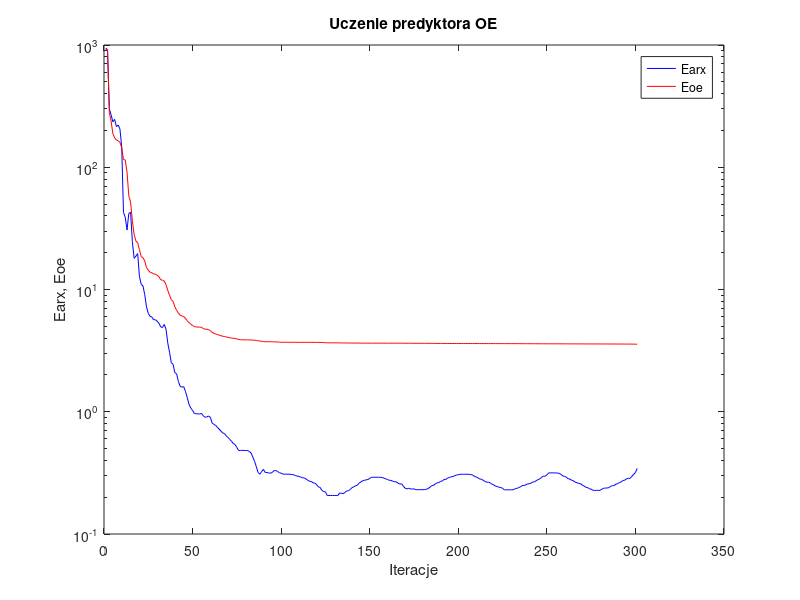
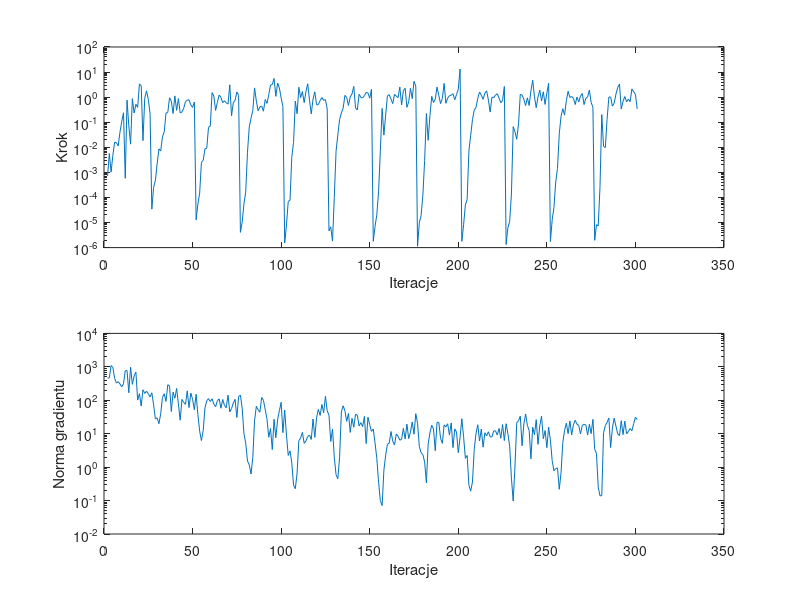

Write MATLAB code to recreate these figures, in order.
%uczenie predyktora oe
clear all;
n=0; farx(n+1)=9.462255e+002; foe(n+1)=9.296757e+002; wspucz(n+1)=0.000000e+000; ng(n+1)=0.000000e+000;
%odnowa zmiennej metryki
n=1; farx(n+1)=9.130839e+002; foe(n+1)=8.964626e+002; krok(n+1)=7.138862e-004; ng(n+1)=4.664972e+002;
n=2; farx(n+1)=3.021710e+002; foe(n+1)=2.805076e+002; krok(n+1)=5.608324e-003; ng(n+1)=4.641804e+002;
n=3; farx(n+1)=2.687490e+002; foe(n+1)=2.383362e+002; krok(n+1)=1.024167e-003; ng(n+1)=1.095038e+003;
n=4; farx(n+1)=2.352310e+002; foe(n+1)=1.882680e+002; krok(n+1)=4.795168e-003; ng(n+1)=9.654382e+002;
n=5; farx(n+1)=2.464694e+002; foe(n+1)=1.740054e+002; krok(n+1)=1.605804e-002; ng(n+1)=4.560030e+002;
n=6; farx(n+1)=2.151287e+002; foe(n+1)=1.672397e+002; krok(n+1)=1.532510e-002; ng(n+1)=3.271909e+002;
n=7; farx(n+1)=2.214377e+002; foe(n+1)=1.647806e+002; krok(n+1)=1.132561e-002; ng(n+1)=3.601342e+002;
n=8; farx(n+1)=2.054823e+002; foe(n+1)=1.600600e+002; krok(n+1)=3.950757e-002; ng(n+1)=3.100250e+002;
n=9; farx(n+1)=1.462415e+002; foe(n+1)=1.443630e+002; krok(n+1)=1.064606e-001; ng(n+1)=2.521436e+002;
n=10; farx(n+1)=4.265098e+001; foe(n+1)=1.155280e+002; krok(n+1)=2.382113e-001; ng(n+1)=3.108799e+002;
n=11; farx(n+1)=3.900593e+001; foe(n+1)=1.148735e+002; krok(n+1)=5.795022e-004; ng(n+1)=7.644965e+002;
n=12; farx(n+1)=3.064686e+001; foe(n+1)=9.109661e+001; krok(n+1)=7.612154e-001; ng(n+1)=7.742573e+002;
n=13; farx(n+1)=4.192043e+001; foe(n+1)=5.825348e+001; krok(n+1)=7.157273e-002; ng(n+1)=1.680393e+002;
n=14; farx(n+1)=4.291402e+001; foe(n+1)=5.190530e+001; krok(n+1)=1.333847e-002; ng(n+1)=9.781729e+002;
n=15; farx(n+1)=2.466005e+001; foe(n+1)=3.660920e+001; krok(n+1)=8.704303e-001; ng(n+1)=2.993335e+002;
n=16; farx(n+1)=1.798873e+001; foe(n+1)=2.818249e+001; krok(n+1)=2.320583e-001; ng(n+1)=5.348375e+002;
n=17; farx(n+1)=1.873199e+001; foe(n+1)=2.493863e+001; krok(n+1)=5.168655e-001; ng(n+1)=6.970919e+002;
n=18; farx(n+1)=1.969601e+001; foe(n+1)=2.415020e+001; krok(n+1)=3.923690e-001; ng(n+1)=1.010283e+002;
n=19; farx(n+1)=1.283086e+001; foe(n+1)=2.115429e+001; krok(n+1)=3.368042e+000; ng(n+1)=1.575861e+002;
n=20; farx(n+1)=1.099770e+001; foe(n+1)=1.856923e+001; krok(n+1)=2.840668e+000; ng(n+1)=6.708518e+001;
n=21; farx(n+1)=1.070489e+001; foe(n+1)=1.821772e+001; krok(n+1)=1.843937e-002; ng(n+1)=2.061887e+002;
n=22; farx(n+1)=9.072018e+000; foe(n+1)=1.709647e+001; krok(n+1)=9.112329e-001; ng(n+1)=1.606196e+002;
n=23; farx(n+1)=7.196854e+000; foe(n+1)=1.509661e+001; krok(n+1)=1.780805e+000; ng(n+1)=1.870155e+002;
n=24; farx(n+1)=6.383320e+000; foe(n+1)=1.436593e+001; krok(n+1)=8.198208e-001; ng(n+1)=1.581724e+002;
n=25; farx(n+1)=6.027696e+000; foe(n+1)=1.384090e+001; krok(n+1)=2.192961e-001; ng(n+1)=1.249070e+002;
%odnowa zmiennej metryki
n=26; farx(n+1)=5.955708e+000; foe(n+1)=1.370061e+001; krok(n+1)=3.415827e-005; ng(n+1)=1.669392e+002;
n=27; farx(n+1)=5.658746e+000; foe(n+1)=1.340642e+001; krok(n+1)=2.522883e-004; ng(n+1)=7.296740e+001;
n=28; farx(n+1)=5.663501e+000; foe(n+1)=1.335357e+001; krok(n+1)=4.723973e-004; ng(n+1)=2.769571e+001;
n=29; farx(n+1)=5.500143e+000; foe(n+1)=1.306871e+001; krok(n+1)=2.187783e-003; ng(n+1)=2.979147e+001;
n=30; farx(n+1)=5.301007e+000; foe(n+1)=1.273666e+001; krok(n+1)=8.625805e-003; ng(n+1)=1.994398e+001;
n=31; farx(n+1)=4.952188e+000; foe(n+1)=1.200043e+001; krok(n+1)=7.144846e-003; ng(n+1)=3.928610e+001;
n=32; farx(n+1)=4.882722e+000; foe(n+1)=1.193530e+001; krok(n+1)=2.617232e-002; ng(n+1)=1.216538e+002;
n=33; farx(n+1)=5.177426e+000; foe(n+1)=1.172672e+001; krok(n+1)=4.165943e-002; ng(n+1)=1.566214e+002;
n=34; farx(n+1)=4.738243e+000; foe(n+1)=1.096421e+001; krok(n+1)=2.317569e-001; ng(n+1)=9.270302e+001;
n=35; farx(n+1)=3.647553e+000; foe(n+1)=9.833553e+000; krok(n+1)=2.431780e-001; ng(n+1)=2.908193e+002;
n=36; farx(n+1)=3.066941e+000; foe(n+1)=8.980937e+000; krok(n+1)=9.453922e-001; ng(n+1)=2.656636e+002;
n=37; farx(n+1)=2.511087e+000; foe(n+1)=8.247666e+000; krok(n+1)=6.871474e-001; ng(n+1)=4.613348e+001;
n=38; farx(n+1)=2.446599e+000; foe(n+1)=7.997682e+000; krok(n+1)=2.230612e-001; ng(n+1)=1.748862e+002;
n=39; farx(n+1)=2.087577e+000; foe(n+1)=7.220132e+000; krok(n+1)=1.119298e+000; ng(n+1)=1.150737e+002;
n=40; farx(n+1)=2.043172e+000; foe(n+1)=6.745400e+000; krok(n+1)=2.960535e-001; ng(n+1)=2.254430e+002;
n=41; farx(n+1)=1.767093e+000; foe(n+1)=6.412942e+000; krok(n+1)=8.745143e-001; ng(n+1)=7.824275e+001;
n=42; farx(n+1)=1.614006e+000; foe(n+1)=6.163670e+000; krok(n+1)=2.357265e-001; ng(n+1)=2.536827e+001;
n=43; farx(n+1)=1.589046e+000; foe(n+1)=6.083573e+000; krok(n+1)=2.557116e-001; ng(n+1)=1.061471e+002;
n=44; farx(n+1)=1.604444e+000; foe(n+1)=6.000445e+000; krok(n+1)=3.589327e-001; ng(n+1)=8.608514e+001;
n=45; farx(n+1)=1.465923e+000; foe(n+1)=5.809823e+000; krok(n+1)=6.656880e-001; ng(n+1)=7.556666e+001;
n=46; farx(n+1)=1.304104e+000; foe(n+1)=5.550593e+000; krok(n+1)=7.525275e-001; ng(n+1)=1.912534e+002;
n=47; farx(n+1)=1.149960e+000; foe(n+1)=5.350137e+000; krok(n+1)=7.847380e-001; ng(n+1)=6.052439e+001;
n=48; farx(n+1)=1.070717e+000; foe(n+1)=5.201470e+000; krok(n+1)=4.862877e-001; ng(n+1)=1.645643e+002;
n=49; farx(n+1)=1.024513e+000; foe(n+1)=5.082964e+000; krok(n+1)=3.891962e-001; ng(n+1)=1.077334e+002;
n=50; farx(n+1)=9.697362e-001; foe(n+1)=4.978085e+000; krok(n+1)=6.404647e-001; ng(n+1)=5.188819e+001;
%odnowa zmiennej metryki
n=51; farx(n+1)=9.622103e-001; foe(n+1)=4.940468e+000; krok(n+1)=1.290355e-005; ng(n+1)=1.513586e+002;
n=52; farx(n+1)=9.622931e-001; foe(n+1)=4.926268e+000; krok(n+1)=5.493831e-005; ng(n+1)=3.737637e+001;
n=53; farx(n+1)=9.574960e-001; foe(n+1)=4.923410e+000; krok(n+1)=1.500405e-004; ng(n+1)=1.191433e+001;
n=54; farx(n+1)=9.692999e-001; foe(n+1)=4.906877e+000; krok(n+1)=2.511123e-003; ng(n+1)=6.230738e+000;
n=55; farx(n+1)=9.286997e-001; foe(n+1)=4.800850e+000; krok(n+1)=3.036370e-003; ng(n+1)=1.257857e+001;
n=56; farx(n+1)=9.007211e-001; foe(n+1)=4.736578e+000; krok(n+1)=8.625805e-003; ng(n+1)=5.975202e+001;
n=57; farx(n+1)=9.067819e-001; foe(n+1)=4.733560e+000; krok(n+1)=9.127324e-003; ng(n+1)=9.626864e+001;
n=58; farx(n+1)=9.227198e-001; foe(n+1)=4.703001e+000; krok(n+1)=6.247411e-002; ng(n+1)=1.119944e+002;
n=59; farx(n+1)=9.028968e-001; foe(n+1)=4.608292e+000; krok(n+1)=6.995615e-002; ng(n+1)=9.166452e+001;
n=60; farx(n+1)=8.103362e-001; foe(n+1)=4.469955e+000; krok(n+1)=1.514306e+000; ng(n+1)=1.104460e+002;
n=61; farx(n+1)=7.882608e-001; foe(n+1)=4.385337e+000; krok(n+1)=1.096368e+000; ng(n+1)=7.693803e+001;
n=62; farx(n+1)=7.733264e-001; foe(n+1)=4.327994e+000; krok(n+1)=2.957090e-001; ng(n+1)=6.372316e+001;
n=63; farx(n+1)=7.465870e-001; foe(n+1)=4.288264e+000; krok(n+1)=6.160336e-001; ng(n+1)=9.697813e+001;
n=64; farx(n+1)=7.217409e-001; foe(n+1)=4.231597e+000; krok(n+1)=1.208217e+000; ng(n+1)=1.100730e+002;
n=65; farx(n+1)=6.951957e-001; foe(n+1)=4.185989e+000; krok(n+1)=9.846165e-001; ng(n+1)=5.779439e+001;
n=66; farx(n+1)=6.713137e-001; foe(n+1)=4.147987e+000; krok(n+1)=6.002260e-001; ng(n+1)=1.058323e+002;
n=67; farx(n+1)=6.634490e-001; foe(n+1)=4.126658e+000; krok(n+1)=7.178655e-001; ng(n+1)=7.081645e+001;
n=68; farx(n+1)=6.347655e-001; foe(n+1)=4.089440e+000; krok(n+1)=5.976464e-001; ng(n+1)=5.953543e+001;
n=69; farx(n+1)=6.167700e-001; foe(n+1)=4.065622e+000; krok(n+1)=5.271762e-001; ng(n+1)=1.418690e+002;
n=70; farx(n+1)=5.945313e-001; foe(n+1)=4.026713e+000; krok(n+1)=3.105418e+000; ng(n+1)=4.518421e+001;
n=71; farx(n+1)=5.731366e-001; foe(n+1)=4.005367e+000; krok(n+1)=1.803622e-001; ng(n+1)=5.625352e+001;
n=72; farx(n+1)=5.493663e-001; foe(n+1)=3.989046e+000; krok(n+1)=6.039386e-001; ng(n+1)=8.328462e+001;
n=73; farx(n+1)=5.404287e-001; foe(n+1)=3.973398e+000; krok(n+1)=7.461552e-001; ng(n+1)=1.062527e+002;
n=74; farx(n+1)=5.094481e-001; foe(n+1)=3.941333e+000; krok(n+1)=1.608607e+000; ng(n+1)=3.045611e+001;
n=75; farx(n+1)=4.822021e-001; foe(n+1)=3.900781e+000; krok(n+1)=1.180120e+000; ng(n+1)=1.291977e+002;
%odnowa zmiennej metryki
n=76; farx(n+1)=4.821924e-001; foe(n+1)=3.887679e+000; krok(n+1)=4.053211e-006; ng(n+1)=1.424849e+002;
n=77; farx(n+1)=4.843509e-001; foe(n+1)=3.877531e+000; krok(n+1)=1.029831e-005; ng(n+1)=5.815433e+001;
n=78; farx(n+1)=4.822712e-001; foe(n+1)=3.876457e+000; krok(n+1)=5.618497e-005; ng(n+1)=1.002615e+001;
n=79; farx(n+1)=4.814859e-001; foe(n+1)=3.875834e+000; krok(n+1)=1.625215e-004; ng(n+1)=5.288580e+000;
n=80; farx(n+1)=4.820525e-001; foe(n+1)=3.873450e+000; krok(n+1)=6.390530e-003; ng(n+1)=1.520784e+000;
n=81; farx(n+1)=4.730573e-001; foe(n+1)=3.871205e+000; krok(n+1)=6.503090e-002; ng(n+1)=1.175769e+000;
n=82; farx(n+1)=4.606266e-001; foe(n+1)=3.865904e+000; krok(n+1)=1.428513e-001; ng(n+1)=6.222071e-001;
n=83; farx(n+1)=4.267513e-001; foe(n+1)=3.855501e+000; krok(n+1)=2.928871e-001; ng(n+1)=1.958253e+000;
n=84; farx(n+1)=3.930425e-001; foe(n+1)=3.846060e+000; krok(n+1)=2.336873e+000; ng(n+1)=2.533208e+001;
n=85; farx(n+1)=3.551884e-001; foe(n+1)=3.827463e+000; krok(n+1)=7.021280e-001; ng(n+1)=6.607766e+001;
n=86; farx(n+1)=3.178104e-001; foe(n+1)=3.806634e+000; krok(n+1)=2.863617e-001; ng(n+1)=5.240864e+001;
n=87; farx(n+1)=3.084073e-001; foe(n+1)=3.792129e+000; krok(n+1)=4.104871e-001; ng(n+1)=4.401835e+001;
n=88; farx(n+1)=3.250226e-001; foe(n+1)=3.764576e+000; krok(n+1)=4.406235e-001; ng(n+1)=1.210634e+002;
n=89; farx(n+1)=3.374631e-001; foe(n+1)=3.751467e+000; krok(n+1)=2.745822e-001; ng(n+1)=1.002994e+002;
n=90; farx(n+1)=3.187894e-001; foe(n+1)=3.741464e+000; krok(n+1)=8.027177e-001; ng(n+1)=5.312636e+001;
n=91; farx(n+1)=3.181058e-001; foe(n+1)=3.739039e+000; krok(n+1)=5.600723e-001; ng(n+1)=2.790909e+001;
n=92; farx(n+1)=3.157878e-001; foe(n+1)=3.738528e+000; krok(n+1)=1.244898e+000; ng(n+1)=7.840872e+000;
n=93; farx(n+1)=3.144123e-001; foe(n+1)=3.737764e+000; krok(n+1)=3.044862e+000; ng(n+1)=1.426102e+001;
n=94; farx(n+1)=3.189339e-001; foe(n+1)=3.736482e+000; krok(n+1)=3.182995e+000; ng(n+1)=3.356063e+000;
n=95; farx(n+1)=3.300217e-001; foe(n+1)=3.730625e+000; krok(n+1)=5.576481e+000; ng(n+1)=2.704996e+001;
n=96; farx(n+1)=3.301349e-001; foe(n+1)=3.727722e+000; krok(n+1)=1.077887e+000; ng(n+1)=7.582161e+000;
n=97; farx(n+1)=3.249031e-001; foe(n+1)=3.721169e+000; krok(n+1)=3.644931e+000; ng(n+1)=2.633316e+001;
n=98; farx(n+1)=3.171939e-001; foe(n+1)=3.708507e+000; krok(n+1)=2.311700e+000; ng(n+1)=4.849881e+001;
n=99; farx(n+1)=3.144641e-001; foe(n+1)=3.702306e+000; krok(n+1)=9.372047e-001; ng(n+1)=8.687078e+001;
n=100; farx(n+1)=3.089348e-001; foe(n+1)=3.700422e+000; krok(n+1)=4.228884e-001; ng(n+1)=1.074982e+001;
%odnowa zmiennej metryki
n=101; farx(n+1)=3.088738e-001; foe(n+1)=3.699876e+000; krok(n+1)=1.517571e-006; ng(n+1)=5.076773e+001;
n=102; farx(n+1)=3.085739e-001; foe(n+1)=3.699752e+000; krok(n+1)=7.829941e-006; ng(n+1)=9.089110e+000;
n=103; farx(n+1)=3.082447e-001; foe(n+1)=3.699683e+000; krok(n+1)=6.975159e-005; ng(n+1)=2.245674e+000;
n=104; farx(n+1)=3.081084e-001; foe(n+1)=3.699579e+000; krok(n+1)=7.616673e-005; ng(n+1)=3.061244e+000;
n=105; farx(n+1)=3.067367e-001; foe(n+1)=3.698234e+000; krok(n+1)=3.973596e-003; ng(n+1)=1.348638e+000;
n=106; farx(n+1)=3.053747e-001; foe(n+1)=3.698082e+000; krok(n+1)=1.576669e-002; ng(n+1)=2.912325e-001;
n=107; farx(n+1)=3.010636e-001; foe(n+1)=3.697884e+000; krok(n+1)=6.912919e-001; ng(n+1)=2.266188e-001;
n=108; farx(n+1)=2.977681e-001; foe(n+1)=3.697708e+000; krok(n+1)=2.167565e-001; ng(n+1)=6.649533e-001;
n=109; farx(n+1)=2.961339e-001; foe(n+1)=3.697629e+000; krok(n+1)=2.479010e+000; ng(n+1)=6.235622e+000;
n=110; farx(n+1)=2.923625e-001; foe(n+1)=3.697553e+000; krok(n+1)=9.576737e-001; ng(n+1)=7.413331e+000;
n=111; farx(n+1)=2.879611e-001; foe(n+1)=3.697432e+000; krok(n+1)=1.675437e+000; ng(n+1)=1.094432e+001;
n=112; farx(n+1)=2.879849e-001; foe(n+1)=3.697354e+000; krok(n+1)=6.019322e-001; ng(n+1)=5.148285e+000;
n=113; farx(n+1)=2.822015e-001; foe(n+1)=3.697132e+000; krok(n+1)=1.675028e+000; ng(n+1)=6.094981e+000;
n=114; farx(n+1)=2.753019e-001; foe(n+1)=3.696766e+000; krok(n+1)=3.414648e+000; ng(n+1)=8.233794e+000;
n=115; farx(n+1)=2.700603e-001; foe(n+1)=3.696503e+000; krok(n+1)=7.525649e-001; ng(n+1)=9.096986e+000;
n=116; farx(n+1)=2.689317e-001; foe(n+1)=3.696235e+000; krok(n+1)=2.152723e-001; ng(n+1)=6.727090e+000;
n=117; farx(n+1)=2.623956e-001; foe(n+1)=3.695527e+000; krok(n+1)=8.377756e-001; ng(n+1)=2.754263e+001;
n=118; farx(n+1)=2.605809e-001; foe(n+1)=3.694769e+000; krok(n+1)=1.631921e+000; ng(n+1)=7.791524e+000;
n=119; farx(n+1)=2.535778e-001; foe(n+1)=3.693982e+000; krok(n+1)=5.006208e-001; ng(n+1)=2.998488e+001;
n=120; farx(n+1)=2.431729e-001; foe(n+1)=3.691960e+000; krok(n+1)=4.989677e-001; ng(n+1)=5.339875e+001;
n=121; farx(n+1)=2.405793e-001; foe(n+1)=3.689510e+000; krok(n+1)=7.310195e-001; ng(n+1)=3.512672e+001;
n=122; farx(n+1)=2.272553e-001; foe(n+1)=3.683778e+000; krok(n+1)=9.640477e-001; ng(n+1)=7.467344e+001;
n=123; farx(n+1)=2.225672e-001; foe(n+1)=3.679905e+000; krok(n+1)=7.461831e-001; ng(n+1)=4.241362e+001;
n=124; farx(n+1)=2.215498e-001; foe(n+1)=3.673500e+000; krok(n+1)=7.957487e-001; ng(n+1)=1.314374e+002;
n=125; farx(n+1)=2.062725e-001; foe(n+1)=3.663105e+000; krok(n+1)=3.372291e-001; ng(n+1)=4.841009e+001;
%odnowa zmiennej metryki
n=126; farx(n+1)=2.066259e-001; foe(n+1)=3.662174e+000; krok(n+1)=4.679790e-006; ng(n+1)=3.587338e+001;
n=127; farx(n+1)=2.065338e-001; foe(n+1)=3.662119e+000; krok(n+1)=6.741397e-006; ng(n+1)=5.831972e+000;
n=128; farx(n+1)=2.064209e-001; foe(n+1)=3.662063e+000; krok(n+1)=1.816358e-006; ng(n+1)=1.356592e+001;
n=129; farx(n+1)=2.066335e-001; foe(n+1)=3.661971e+000; krok(n+1)=1.007341e-004; ng(n+1)=1.963833e+000;
n=130; farx(n+1)=2.063570e-001; foe(n+1)=3.661640e+000; krok(n+1)=7.029269e-003; ng(n+1)=5.903292e-001;
n=131; farx(n+1)=2.063224e-001; foe(n+1)=3.661350e+000; krok(n+1)=3.128605e-002; ng(n+1)=4.496248e-001;
n=132; farx(n+1)=2.165415e-001; foe(n+1)=3.657825e+000; krok(n+1)=1.293628e-001; ng(n+1)=2.029823e+000;
n=133; farx(n+1)=2.153306e-001; foe(n+1)=3.657257e+000; krok(n+1)=2.363480e-001; ng(n+1)=4.482537e+001;
n=134; farx(n+1)=2.136124e-001; foe(n+1)=3.655260e+000; krok(n+1)=3.636509e-001; ng(n+1)=6.856063e+001;
n=135; farx(n+1)=2.188154e-001; foe(n+1)=3.654051e+000; krok(n+1)=1.172469e+000; ng(n+1)=4.861528e+001;
n=136; farx(n+1)=2.250906e-001; foe(n+1)=3.652641e+000; krok(n+1)=9.622339e-001; ng(n+1)=2.349728e+001;
n=137; farx(n+1)=2.258236e-001; foe(n+1)=3.651226e+000; krok(n+1)=4.641165e-001; ng(n+1)=4.042628e+001;
n=138; farx(n+1)=2.314643e-001; foe(n+1)=3.650110e+000; krok(n+1)=1.024434e+000; ng(n+1)=1.093620e+001;
n=139; farx(n+1)=2.394379e-001; foe(n+1)=3.648725e+000; krok(n+1)=1.341860e+000; ng(n+1)=2.885668e+001;
n=140; farx(n+1)=2.432924e-001; foe(n+1)=3.647101e+000; krok(n+1)=2.684325e+000; ng(n+1)=1.553118e+001;
n=141; farx(n+1)=2.480654e-001; foe(n+1)=3.646278e+000; krok(n+1)=3.691454e-001; ng(n+1)=3.828291e+001;
n=142; farx(n+1)=2.504765e-001; foe(n+1)=3.645578e+000; krok(n+1)=3.077853e-001; ng(n+1)=3.584806e+001;
n=143; farx(n+1)=2.608632e-001; foe(n+1)=3.644368e+000; krok(n+1)=1.296088e+000; ng(n+1)=1.708413e+001;
n=144; farx(n+1)=2.664157e-001; foe(n+1)=3.643144e+000; krok(n+1)=9.814779e-001; ng(n+1)=2.140103e+001;
n=145; farx(n+1)=2.729347e-001; foe(n+1)=3.642343e+000; krok(n+1)=9.282331e-001; ng(n+1)=1.625898e+001;
n=146; farx(n+1)=2.744424e-001; foe(n+1)=3.641556e+000; krok(n+1)=1.146483e+000; ng(n+1)=3.286654e+001;
n=147; farx(n+1)=2.777703e-001; foe(n+1)=3.641176e+000; krok(n+1)=1.540907e+000; ng(n+1)=5.055834e+000;
n=148; farx(n+1)=2.788686e-001; foe(n+1)=3.640887e+000; krok(n+1)=1.462039e+000; ng(n+1)=3.122294e+001;
n=149; farx(n+1)=2.852700e-001; foe(n+1)=3.640459e+000; krok(n+1)=9.112329e-001; ng(n+1)=1.857365e+001;
n=150; farx(n+1)=2.911594e-001; foe(n+1)=3.639715e+000; krok(n+1)=2.075724e+000; ng(n+1)=1.176662e+001;
%odnowa zmiennej metryki
n=151; farx(n+1)=2.911731e-001; foe(n+1)=3.639661e+000; krok(n+1)=1.780514e-006; ng(n+1)=1.380743e+001;
n=152; farx(n+1)=2.912540e-001; foe(n+1)=3.639618e+000; krok(n+1)=6.917402e-006; ng(n+1)=5.331831e+000;
n=153; farx(n+1)=2.911390e-001; foe(n+1)=3.639608e+000; krok(n+1)=2.031935e-005; ng(n+1)=1.839484e+000;
n=154; farx(n+1)=2.910823e-001; foe(n+1)=3.639603e+000; krok(n+1)=1.661929e-004; ng(n+1)=3.545300e-001;
n=155; farx(n+1)=2.910139e-001; foe(n+1)=3.639594e+000; krok(n+1)=7.242402e-003; ng(n+1)=9.945289e-002;
n=156; farx(n+1)=2.894798e-001; foe(n+1)=3.639482e+000; krok(n+1)=3.550835e-001; ng(n+1)=7.100179e-002;
n=157; farx(n+1)=2.869003e-001; foe(n+1)=3.639397e+000; krok(n+1)=3.065020e-002; ng(n+1)=8.114697e-001;
n=158; farx(n+1)=2.819018e-001; foe(n+1)=3.639232e+000; krok(n+1)=1.931257e-001; ng(n+1)=2.280609e+000;
n=159; farx(n+1)=2.801285e-001; foe(n+1)=3.639134e+000; krok(n+1)=1.128562e+000; ng(n+1)=4.849556e+000;
n=160; farx(n+1)=2.749127e-001; foe(n+1)=3.638895e+000; krok(n+1)=1.255467e+000; ng(n+1)=5.215819e+000;
n=161; farx(n+1)=2.746164e-001; foe(n+1)=3.638791e+000; krok(n+1)=8.457767e-001; ng(n+1)=1.163950e+001;
n=162; farx(n+1)=2.700692e-001; foe(n+1)=3.638590e+000; krok(n+1)=5.520515e-001; ng(n+1)=5.995960e+000;
n=163; farx(n+1)=2.676292e-001; foe(n+1)=3.638446e+000; krok(n+1)=1.289896e+000; ng(n+1)=4.586241e+000;
n=164; farx(n+1)=2.671784e-001; foe(n+1)=3.638291e+000; krok(n+1)=1.092255e+000; ng(n+1)=9.823020e+000;
n=165; farx(n+1)=2.602996e-001; foe(n+1)=3.638018e+000; krok(n+1)=9.528451e-001; ng(n+1)=8.383056e+000;
n=166; farx(n+1)=2.562614e-001; foe(n+1)=3.637577e+000; krok(n+1)=2.541733e+000; ng(n+1)=6.392739e+000;
n=167; farx(n+1)=2.574805e-001; foe(n+1)=3.637228e+000; krok(n+1)=4.907389e-001; ng(n+1)=6.841092e+000;
n=168; farx(n+1)=2.461174e-001; foe(n+1)=3.636076e+000; krok(n+1)=1.800219e+000; ng(n+1)=1.441069e+001;
n=169; farx(n+1)=2.364692e-001; foe(n+1)=3.634550e+000; krok(n+1)=2.254461e+000; ng(n+1)=6.935037e+000;
n=170; farx(n+1)=2.338646e-001; foe(n+1)=3.634218e+000; krok(n+1)=3.923690e-001; ng(n+1)=1.927113e+001;
n=171; farx(n+1)=2.368268e-001; foe(n+1)=3.633745e+000; krok(n+1)=6.480438e-001; ng(n+1)=7.138874e+000;
n=172; farx(n+1)=2.336333e-001; foe(n+1)=3.633454e+000; krok(n+1)=2.238597e+000; ng(n+1)=1.118729e+001;
n=173; farx(n+1)=2.333032e-001; foe(n+1)=3.633228e+000; krok(n+1)=8.733373e-001; ng(n+1)=2.244418e+001;
n=174; farx(n+1)=2.341286e-001; foe(n+1)=3.631340e+000; krok(n+1)=4.288029e+000; ng(n+1)=9.634717e+000;
n=175; farx(n+1)=2.304056e-001; foe(n+1)=3.629308e+000; krok(n+1)=2.772031e+000; ng(n+1)=3.980179e+001;
%odnowa zmiennej metryki
n=176; farx(n+1)=2.304015e-001; foe(n+1)=3.629238e+000; krok(n+1)=1.130174e-006; ng(n+1)=2.069818e+001;
n=177; farx(n+1)=2.304372e-001; foe(n+1)=3.629212e+000; krok(n+1)=9.808732e-006; ng(n+1)=4.111096e+000;
n=178; farx(n+1)=2.303276e-001; foe(n+1)=3.629186e+000; krok(n+1)=1.879985e-005; ng(n+1)=2.704641e+000;
n=179; farx(n+1)=2.306520e-001; foe(n+1)=3.629076e+000; krok(n+1)=1.219597e-004; ng(n+1)=2.375468e+000;
n=180; farx(n+1)=2.308428e-001; foe(n+1)=3.627875e+000; krok(n+1)=2.914778e-003; ng(n+1)=1.411810e+000;
n=181; farx(n+1)=2.324181e-001; foe(n+1)=3.627053e+000; krok(n+1)=2.223238e-001; ng(n+1)=3.392698e-001;
n=182; farx(n+1)=2.350942e-001; foe(n+1)=3.626625e+000; krok(n+1)=1.900448e-002; ng(n+1)=4.957582e+000;
n=183; farx(n+1)=2.415780e-001; foe(n+1)=3.625932e+000; krok(n+1)=1.827549e-001; ng(n+1)=1.057987e+001;
n=184; farx(n+1)=2.485456e-001; foe(n+1)=3.624799e+000; krok(n+1)=1.080691e+000; ng(n+1)=1.790569e+001;
n=185; farx(n+1)=2.498730e-001; foe(n+1)=3.624430e+000; krok(n+1)=6.128735e-001; ng(n+1)=1.386544e+001;
n=186; farx(n+1)=2.569945e-001; foe(n+1)=3.623331e+000; krok(n+1)=8.252141e-001; ng(n+1)=3.091320e+000;
n=187; farx(n+1)=2.616950e-001; foe(n+1)=3.622319e+000; krok(n+1)=2.513146e+000; ng(n+1)=2.169341e+001;
n=188; farx(n+1)=2.635730e-001; foe(n+1)=3.621949e+000; krok(n+1)=1.162023e+000; ng(n+1)=2.205266e+001;
n=189; farx(n+1)=2.694865e-001; foe(n+1)=3.621572e+000; krok(n+1)=5.520515e-001; ng(n+1)=7.281119e+000;
n=190; farx(n+1)=2.713562e-001; foe(n+1)=3.621304e+000; krok(n+1)=9.001093e-001; ng(n+1)=5.133694e+000;
n=191; farx(n+1)=2.797792e-001; foe(n+1)=3.619981e+000; krok(n+1)=3.535556e+000; ng(n+1)=1.835844e+001;
n=192; farx(n+1)=2.794775e-001; foe(n+1)=3.619039e+000; krok(n+1)=5.692710e-001; ng(n+1)=1.607179e+001;
n=193; farx(n+1)=2.870033e-001; foe(n+1)=3.617885e+000; krok(n+1)=9.073805e-001; ng(n+1)=1.982495e+001;
n=194; farx(n+1)=2.901733e-001; foe(n+1)=3.617305e+000; krok(n+1)=1.142810e+000; ng(n+1)=9.104872e+000;
n=195; farx(n+1)=2.932489e-001; foe(n+1)=3.616977e+000; krok(n+1)=1.187855e+000; ng(n+1)=2.095105e+001;
n=196; farx(n+1)=2.958259e-001; foe(n+1)=3.616625e+000; krok(n+1)=1.377726e+000; ng(n+1)=3.819762e+000;
n=197; farx(n+1)=2.996165e-001; foe(n+1)=3.616443e+000; krok(n+1)=7.847380e-001; ng(n+1)=1.390646e+001;
n=198; farx(n+1)=3.040785e-001; foe(n+1)=3.616030e+000; krok(n+1)=1.258604e+000; ng(n+1)=1.121677e+001;
n=199; farx(n+1)=3.049698e-001; foe(n+1)=3.615911e+000; krok(n+1)=2.049262e+000; ng(n+1)=2.692895e+000;
n=200; farx(n+1)=3.081861e-001; foe(n+1)=3.615272e+000; krok(n+1)=1.320343e+001; ng(n+1)=7.609489e+000;
%odnowa zmiennej metryki
n=201; farx(n+1)=3.081514e-001; foe(n+1)=3.615066e+000; krok(n+1)=1.780514e-006; ng(n+1)=2.812088e+001;
n=202; farx(n+1)=3.079829e-001; foe(n+1)=3.614962e+000; krok(n+1)=8.114575e-006; ng(n+1)=8.079536e+000;
n=203; farx(n+1)=3.082669e-001; foe(n+1)=3.614917e+000; krok(n+1)=5.039187e-005; ng(n+1)=1.837489e+000;
n=204; farx(n+1)=3.083705e-001; foe(n+1)=3.614851e+000; krok(n+1)=8.440914e-005; ng(n+1)=2.228264e+000;
n=205; farx(n+1)=3.077573e-001; foe(n+1)=3.614744e+000; krok(n+1)=7.251821e-003; ng(n+1)=2.850202e-001;
n=206; farx(n+1)=3.064586e-001; foe(n+1)=3.614651e+000; krok(n+1)=3.045281e-002; ng(n+1)=1.916441e-001;
n=207; farx(n+1)=3.043153e-001; foe(n+1)=3.614314e+000; krok(n+1)=1.251841e-001; ng(n+1)=3.597637e-001;
n=208; farx(n+1)=2.973381e-001; foe(n+1)=3.613947e+000; krok(n+1)=3.035583e-001; ng(n+1)=3.397488e+000;
n=209; farx(n+1)=2.932602e-001; foe(n+1)=3.613711e+000; krok(n+1)=3.881773e-001; ng(n+1)=1.016552e+001;
n=210; farx(n+1)=2.887259e-001; foe(n+1)=3.613201e+000; krok(n+1)=8.904025e-001; ng(n+1)=1.852329e+001;
n=211; farx(n+1)=2.816116e-001; foe(n+1)=3.612699e+000; krok(n+1)=1.601772e+000; ng(n+1)=6.075865e+000;
n=212; farx(n+1)=2.809014e-001; foe(n+1)=3.612343e+000; krok(n+1)=1.197939e+000; ng(n+1)=1.375388e+001;
n=213; farx(n+1)=2.756437e-001; foe(n+1)=3.612108e+000; krok(n+1)=8.210437e-001; ng(n+1)=3.959078e+000;
n=214; farx(n+1)=2.696646e-001; foe(n+1)=3.611818e+000; krok(n+1)=1.443163e+000; ng(n+1)=1.066512e+001;
n=215; farx(n+1)=2.655418e-001; foe(n+1)=3.611599e+000; krok(n+1)=1.780805e+000; ng(n+1)=8.655280e+000;
n=216; farx(n+1)=2.651550e-001; foe(n+1)=3.611310e+000; krok(n+1)=7.612154e-001; ng(n+1)=1.142365e+001;
n=217; farx(n+1)=2.623082e-001; foe(n+1)=3.611181e+000; krok(n+1)=2.538306e-001; ng(n+1)=8.124970e+000;
n=218; farx(n+1)=2.555147e-001; foe(n+1)=3.610852e+000; krok(n+1)=9.903562e-001; ng(n+1)=8.003141e+000;
n=219; farx(n+1)=2.525501e-001; foe(n+1)=3.610443e+000; krok(n+1)=9.639418e-001; ng(n+1)=1.215075e+001;
n=220; farx(n+1)=2.459110e-001; foe(n+1)=3.609886e+000; krok(n+1)=1.206842e+000; ng(n+1)=1.220677e+001;
n=221; farx(n+1)=2.448780e-001; foe(n+1)=3.609238e+000; krok(n+1)=1.361947e+000; ng(n+1)=9.119121e+000;
n=222; farx(n+1)=2.410246e-001; foe(n+1)=3.608992e+000; krok(n+1)=9.155235e-001; ng(n+1)=1.435192e+001;
n=223; farx(n+1)=2.402431e-001; foe(n+1)=3.608782e+000; krok(n+1)=6.031845e-001; ng(n+1)=7.293873e+000;
n=224; farx(n+1)=2.361870e-001; foe(n+1)=3.608498e+000; krok(n+1)=7.271671e-001; ng(n+1)=1.877089e+001;
n=225; farx(n+1)=2.298406e-001; foe(n+1)=3.607706e+000; krok(n+1)=2.669838e+000; ng(n+1)=6.237754e+000;
%odnowa zmiennej metryki
n=226; farx(n+1)=2.298452e-001; foe(n+1)=3.607616e+000; krok(n+1)=1.334702e-006; ng(n+1)=1.988216e+001;
n=227; farx(n+1)=2.298918e-001; foe(n+1)=3.607513e+000; krok(n+1)=6.232633e-006; ng(n+1)=9.973880e+000;
n=228; farx(n+1)=2.297331e-001; foe(n+1)=3.607479e+000; krok(n+1)=1.101046e-005; ng(n+1)=4.230271e+000;
n=229; farx(n+1)=2.298082e-001; foe(n+1)=3.607470e+000; krok(n+1)=1.377639e-004; ng(n+1)=4.648877e-001;
n=230; farx(n+1)=2.302527e-001; foe(n+1)=3.607374e+000; krok(n+1)=6.647460e-002; ng(n+1)=9.657166e-002;
n=231; farx(n+1)=2.341628e-001; foe(n+1)=3.606651e+000; krok(n+1)=4.186607e-002; ng(n+1)=1.074855e+000;
n=232; farx(n+1)=2.359906e-001; foe(n+1)=3.606538e+000; krok(n+1)=2.096657e-002; ng(n+1)=2.149280e+001;
n=233; farx(n+1)=2.393152e-001; foe(n+1)=3.606254e+000; krok(n+1)=8.569436e-002; ng(n+1)=2.417798e+001;
n=234; farx(n+1)=2.427582e-001; foe(n+1)=3.605340e+000; krok(n+1)=1.291004e+000; ng(n+1)=3.358390e+001;
n=235; farx(n+1)=2.484156e-001; foe(n+1)=3.604267e+000; krok(n+1)=1.210207e+000; ng(n+1)=4.344252e+000;
n=236; farx(n+1)=2.497723e-001; foe(n+1)=3.603667e+000; krok(n+1)=8.224396e-001; ng(n+1)=1.949807e+001;
n=237; farx(n+1)=2.515225e-001; foe(n+1)=3.603233e+000; krok(n+1)=4.602673e-001; ng(n+1)=3.860601e+001;
n=238; farx(n+1)=2.569390e-001; foe(n+1)=3.602840e+000; krok(n+1)=9.372047e-001; ng(n+1)=1.783292e+001;
n=239; farx(n+1)=2.573817e-001; foe(n+1)=3.602679e+000; krok(n+1)=4.641165e-001; ng(n+1)=1.246372e+001;
n=240; farx(n+1)=2.604989e-001; foe(n+1)=3.602366e+000; krok(n+1)=1.767778e+000; ng(n+1)=1.772319e+000;
n=241; farx(n+1)=2.663657e-001; foe(n+1)=3.601324e+000; krok(n+1)=4.713814e+000; ng(n+1)=1.563459e+001;
n=242; farx(n+1)=2.673016e-001; foe(n+1)=3.600709e+000; krok(n+1)=1.030870e+000; ng(n+1)=9.425515e+000;
n=243; farx(n+1)=2.729782e-001; foe(n+1)=3.600070e+000; krok(n+1)=3.791860e-001; ng(n+1)=2.622997e+001;
n=244; farx(n+1)=2.783625e-001; foe(n+1)=3.599709e+000; krok(n+1)=1.020283e+000; ng(n+1)=4.809428e+000;
n=245; farx(n+1)=2.826859e-001; foe(n+1)=3.599076e+000; krok(n+1)=1.905690e+000; ng(n+1)=1.726023e+001;
n=246; farx(n+1)=2.902352e-001; foe(n+1)=3.598367e+000; krok(n+1)=7.021280e-001; ng(n+1)=3.333308e+001;
n=247; farx(n+1)=2.974546e-001; foe(n+1)=3.597439e+000; krok(n+1)=1.626372e+000; ng(n+1)=7.073635e+000;
n=248; farx(n+1)=2.964543e-001; foe(n+1)=3.597102e+000; krok(n+1)=5.122170e-001; ng(n+1)=1.242253e+001;
n=249; farx(n+1)=3.044810e-001; foe(n+1)=3.596517e+000; krok(n+1)=1.462039e+000; ng(n+1)=3.813559e+000;
n=250; farx(n+1)=3.162742e-001; foe(n+1)=3.595939e+000; krok(n+1)=3.583164e+000; ng(n+1)=1.553485e+001;
%odnowa zmiennej metryki
n=251; farx(n+1)=3.162801e-001; foe(n+1)=3.595928e+000; krok(n+1)=1.737114e-006; ng(n+1)=6.442165e+000;
n=252; farx(n+1)=3.162957e-001; foe(n+1)=3.595923e+000; krok(n+1)=1.272730e-005; ng(n+1)=1.573076e+000;
n=253; farx(n+1)=3.161885e-001; foe(n+1)=3.595917e+000; krok(n+1)=3.955346e-005; ng(n+1)=7.744568e-001;
n=254; farx(n+1)=3.158771e-001; foe(n+1)=3.595861e+000; krok(n+1)=4.129136e-004; ng(n+1)=9.069568e-001;
n=255; farx(n+1)=3.152413e-001; foe(n+1)=3.595599e+000; krok(n+1)=1.427772e-003; ng(n+1)=9.476353e-001;
n=256; farx(n+1)=3.131114e-001; foe(n+1)=3.595436e+000; krok(n+1)=3.468850e-002; ng(n+1)=2.173427e-001;
n=257; farx(n+1)=3.071914e-001; foe(n+1)=3.594634e+000; krok(n+1)=1.714306e-001; ng(n+1)=6.742459e-001;
n=258; farx(n+1)=2.986890e-001; foe(n+1)=3.594093e+000; krok(n+1)=3.457398e-001; ng(n+1)=5.448497e+000;
n=259; farx(n+1)=2.959439e-001; foe(n+1)=3.593862e+000; krok(n+1)=1.919924e-001; ng(n+1)=1.252823e+001;
n=260; farx(n+1)=2.917864e-001; foe(n+1)=3.593142e+000; krok(n+1)=7.386536e-001; ng(n+1)=2.074992e+001;
n=261; farx(n+1)=2.834617e-001; foe(n+1)=3.592332e+000; krok(n+1)=1.707324e+000; ng(n+1)=1.003468e+001;
n=262; farx(n+1)=2.813288e-001; foe(n+1)=3.591781e+000; krok(n+1)=9.740223e-001; ng(n+1)=2.412541e+001;
n=263; farx(n+1)=2.750623e-001; foe(n+1)=3.591227e+000; krok(n+1)=1.063350e+000; ng(n+1)=9.235193e+000;
n=264; farx(n+1)=2.724757e-001; foe(n+1)=3.590857e+000; krok(n+1)=8.997464e-001; ng(n+1)=1.849193e+001;
n=265; farx(n+1)=2.653827e-001; foe(n+1)=3.590508e+000; krok(n+1)=5.076613e-001; ng(n+1)=2.519366e+001;
n=266; farx(n+1)=2.629028e-001; foe(n+1)=3.590156e+000; krok(n+1)=1.009068e+000; ng(n+1)=1.930111e+001;
n=267; farx(n+1)=2.588648e-001; foe(n+1)=3.589787e+000; krok(n+1)=6.477968e-001; ng(n+1)=1.755732e+001;
n=268; farx(n+1)=2.584271e-001; foe(n+1)=3.589337e+000; krok(n+1)=1.104871e+000; ng(n+1)=9.806050e+000;
n=269; farx(n+1)=2.504981e-001; foe(n+1)=3.588825e+000; krok(n+1)=1.386016e+000; ng(n+1)=1.782826e+001;
n=270; farx(n+1)=2.469952e-001; foe(n+1)=3.588360e+000; krok(n+1)=5.045340e-001; ng(n+1)=1.890847e+001;
n=271; farx(n+1)=2.408687e-001; foe(n+1)=3.587790e+000; krok(n+1)=9.073805e-001; ng(n+1)=1.832945e+001;
n=272; farx(n+1)=2.400926e-001; foe(n+1)=3.587298e+000; krok(n+1)=1.021678e+000; ng(n+1)=9.156921e+000;
n=273; farx(n+1)=2.339698e-001; foe(n+1)=3.586699e+000; krok(n+1)=1.908137e+000; ng(n+1)=1.904634e+001;
n=274; farx(n+1)=2.329908e-001; foe(n+1)=3.586431e+000; krok(n+1)=6.121507e-001; ng(n+1)=1.008169e+001;
n=275; farx(n+1)=2.275496e-001; foe(n+1)=3.586009e+000; krok(n+1)=3.963765e-001; ng(n+1)=2.686133e+001;
%odnowa zmiennej metryki
n=276; farx(n+1)=2.275406e-001; foe(n+1)=3.586005e+000; krok(n+1)=1.948244e-006; ng(n+1)=3.425749e+000;
n=277; farx(n+1)=2.274685e-001; foe(n+1)=3.585992e+000; krok(n+1)=8.178765e-006; ng(n+1)=2.578643e+000;
n=278; farx(n+1)=2.274641e-001; foe(n+1)=3.585992e+000; krok(n+1)=7.303802e-006; ng(n+1)=2.524607e-001;
n=279; farx(n+1)=2.274885e-001; foe(n+1)=3.585991e+000; krok(n+1)=2.720095e-004; ng(n+1)=1.385198e-001;
n=280; farx(n+1)=2.323734e-001; foe(n+1)=3.585439e+000; krok(n+1)=2.031949e-001; ng(n+1)=1.406027e-001;
n=281; farx(n+1)=2.364179e-001; foe(n+1)=3.585089e+000; krok(n+1)=1.111520e-002; ng(n+1)=1.070910e+001;
n=282; farx(n+1)=2.377252e-001; foe(n+1)=3.585001e+000; krok(n+1)=9.659422e-003; ng(n+1)=1.754785e+001;
n=283; farx(n+1)=2.377514e-001; foe(n+1)=3.584888e+000; krok(n+1)=1.317940e-001; ng(n+1)=2.181477e+001;
n=284; farx(n+1)=2.396206e-001; foe(n+1)=3.583973e+000; krok(n+1)=1.006076e+000; ng(n+1)=2.955049e+001;
n=285; farx(n+1)=2.455093e-001; foe(n+1)=3.583378e+000; krok(n+1)=1.015323e+000; ng(n+1)=3.855783e+000;
n=286; farx(n+1)=2.485463e-001; foe(n+1)=3.582941e+000; krok(n+1)=4.386596e-001; ng(n+1)=1.486374e+001;
n=287; farx(n+1)=2.491070e-001; foe(n+1)=3.582497e+000; krok(n+1)=5.732413e-001; ng(n+1)=2.904590e+001;
n=288; farx(n+1)=2.558636e-001; foe(n+1)=3.581960e+000; krok(n+1)=1.315187e+000; ng(n+1)=1.671719e+001;
n=289; farx(n+1)=2.583067e-001; foe(n+1)=3.581472e+000; krok(n+1)=2.437877e+000; ng(n+1)=9.912264e+000;
n=290; farx(n+1)=2.640016e-001; foe(n+1)=3.580885e+000; krok(n+1)=3.342729e+000; ng(n+1)=8.745252e+000;
n=291; farx(n+1)=2.672536e-001; foe(n+1)=3.580650e+000; krok(n+1)=3.355407e-001; ng(n+1)=2.449128e+001;
n=292; farx(n+1)=2.738776e-001; foe(n+1)=3.579733e+000; krok(n+1)=6.807263e-001; ng(n+1)=9.379213e+000;
n=293; farx(n+1)=2.757066e-001; foe(n+1)=3.578907e+000; krok(n+1)=1.056270e+000; ng(n+1)=2.371390e+001;
n=294; farx(n+1)=2.828690e-001; foe(n+1)=3.578054e+000; krok(n+1)=6.537835e-001; ng(n+1)=9.960376e+000;
n=295; farx(n+1)=2.856503e-001; foe(n+1)=3.577385e+000; krok(n+1)=8.356823e-001; ng(n+1)=1.158791e+001;
n=296; farx(n+1)=2.850152e-001; foe(n+1)=3.577037e+000; krok(n+1)=6.524460e-001; ng(n+1)=1.431492e+001;
n=297; farx(n+1)=2.964590e-001; foe(n+1)=3.576040e+000; krok(n+1)=2.125050e+000; ng(n+1)=1.222807e+001;
n=298; farx(n+1)=3.079012e-001; foe(n+1)=3.574459e+000; krok(n+1)=1.639156e+000; ng(n+1)=2.001409e+001;
n=299; farx(n+1)=3.183389e-001; foe(n+1)=3.571595e+000; krok(n+1)=1.280117e+000; ng(n+1)=3.106538e+001;
n=300; farx(n+1)=3.443630e-001; foe(n+1)=3.564704e+000; krok(n+1)=3.381117e-001; ng(n+1)=2.661448e+001;

figure; semilogy(farx,'b'); hold on; semilogy(foe,'r'); xlabel('Iteracje'); ylabel('Earx, Eoe'); legend('Earx','Eoe'); title('Uczenie predyktora OE');
figure; subplot(2,1,1); semilogy(krok); xlabel('Iteracje'); ylabel('Krok');
subplot(2,1,2); semilogy(ng); xlabel('Iteracje'); ylabel('Norma gradientu');
Earx=farx(n+1)
Eoe=foe(n+1)
